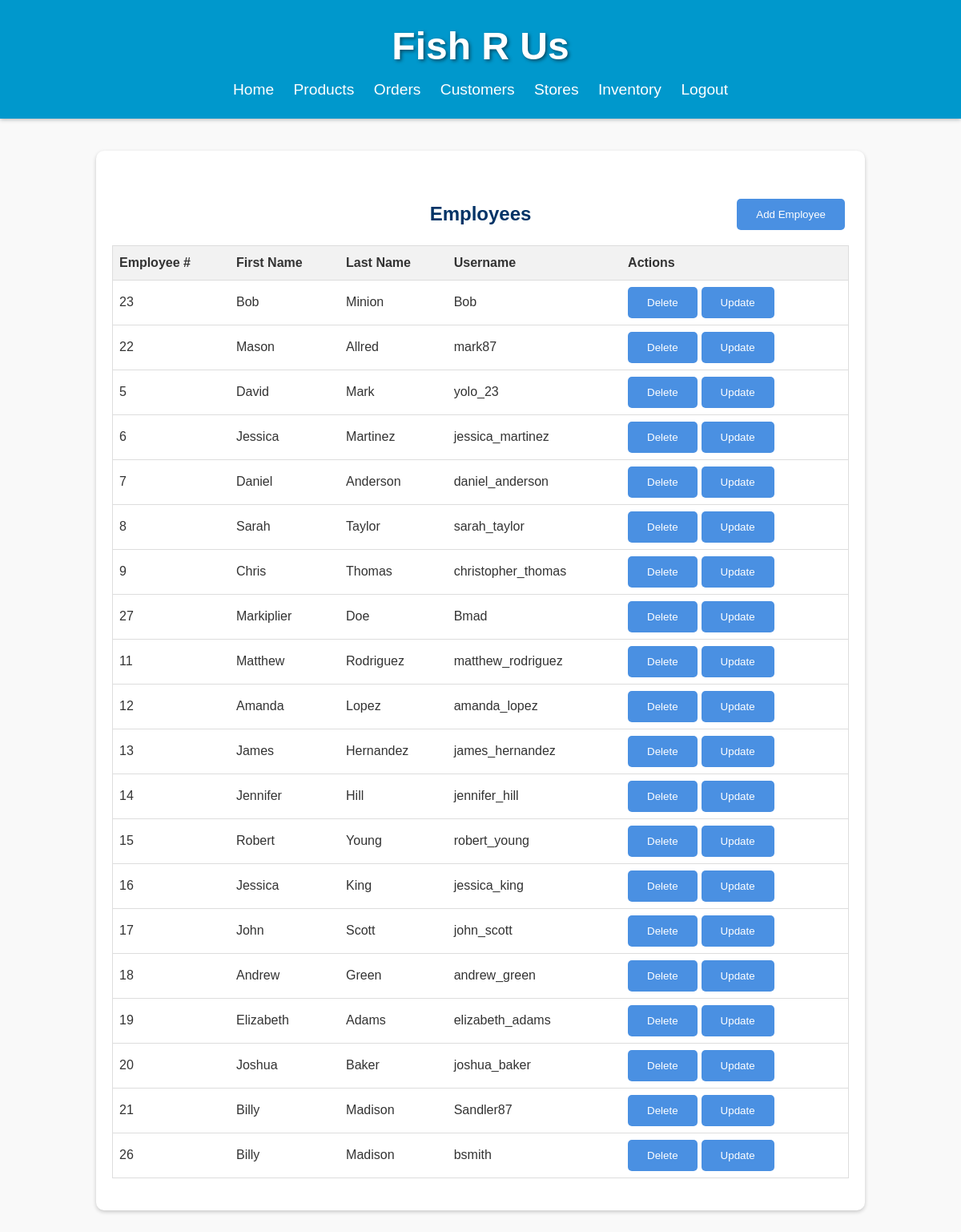
Screenshot of /Employees.php (signed in) with the database file from the repository.
### tables this page shows
CREATE TABLE IF NOT EXISTS `employee` (
  `Employee_ID` int NOT NULL AUTO_INCREMENT,
  `Surname` varchar(20) NOT NULL,
  `Forename` varchar(20) NOT NULL,
  `Username` varchar(30) NOT NULL,
  `Password` varchar(250) NOT NULL,
  `Role_ID` varchar(20) NOT NULL,
  PRIMARY KEY (`Employee_ID`)
);

### Employees.php (the view, shortened to what this page needs)
<!DOCTYPE html>
<?php
require_once 'checksession.php';
?>
<html lang="en">
<head>
    <link rel="stylesheet" href="styles.css">
</head>
<body>
    <header>
        <h1>Fish R Us</h1>
        <nav>
            <ul>
                <li><a href="Homepage.php">Home</a></li>
                <li><a href="Products.php">Products</a></li>
                <li><a href="Orders.php">Orders</a></li>
                <li><a href="Customers.php">Customers</a></li>
                <li><a href="Stores.php">Stores</a></li>
				<li><a href="Inventory.php">Inventory</a></li>
                <li><a href="Logout.php">Logout</a></li>
            </ul>
        </nav>
    </header>
    <section id="employees">
        <div class="container">
            <div class="table-container">
                <h2 style="text-align: center;">Employees</h2>
                <div style='position: absolute; top: 0; right: 0; margin: 0px;'>
                    <form method='get' action='Add_Employee.php'>
                        <button type='submit'>Add Employee</button>
                    </form>
                </div>
                <table>
                    <tbody>
<?php
$conn = new mysqli($hn, $un, $pw, $db);
$query = "SELECT `Employee_ID`, `Surname`, `Forename`, `Username` FROM employee";
$result = $conn->query($query);
echo "<table>";
echo "<thead>";
echo "<tr>";
echo "<th>Employee #</th>";
echo "<th>First Name</th>";
echo "<th>Last Name</th>";
echo "<th>Username</th>";
echo "<th>Actions</th>";
echo "</tr>";
echo "</thead>";
echo "<tbody>";
while ($row = $result->fetch_assoc()) {
    echo "<tr>";
    echo "<td>" . $row['Employee_ID'] . "</td>";
    echo "<td>" . $row['Surname'] . "</td>";
    echo "<td>" . $row['Forename'] . "</td>";
    echo "<td>" . $row['Username'] . "</td>";
    echo "<td>";
    echo "<form style='display: inline-block;' method='post' action='" . htmlspecialchars($_SERVER["PHP_SELF"]) . "'>";
    echo "<button type='submit'>Delete</button>";
    echo "</form>";
    echo "<form style='display: inline-block;' method='get' action='Update_Employee.php'>";
    echo "<button type='submit'>Update</button>";
    echo "</form>";
    echo "</td>";
    echo "</tr>";
}
echo "</tbody>";
echo "</table>";
?>

### styles.css (style rules this page uses)
* { margin: 0; padding: 0; box-sizing: border-box; }
body { font-family: Arial, sans-serif; line-height: 1.6; background-color: #f9f9f9; color: #333; }
header { background-color: #0098CC; color: #fff; padding: 20px 0; text-align: center; box-shadow: 0 1px 5px rgba(0, 0, 0, 0.3); }
header h1 { font-size: 3em; text-shadow: 2px 2px 4px rgba(0, 0, 0, 0.5); }
nav ul { list-style: none; }
nav ul li { display: inline; margin: 0 10px; }
nav ul li a { color: #fff; text-decoration: none; font-size: 1.2em; }
.container { width: 80%; margin: auto; padding: 20px; background-color: #fff; border-radius: 10px; box-shadow: 0 2px 5px rgba(0, 0, 0, 0.2); padding-top: 40px; }
section { padding: 40px 0; margin-bottom: 40px; }
section h2 { margin-bottom: 20px; color: #003366; }
button[type="submit"] { padding: 12px 24px; background-color: #4a90e2; color: #fff; border: none; border-radius: 5px; cursor: pointer; display: block; margin: auto; }

### Employees.php (style rules this page uses)
.table-container { width: auto; margin: 20px auto; position: relative; }
table { width: 100%; border-collapse: collapse; border: 1px solid #ddd; }
th, td { padding: 8px; text-align: left; border-bottom: 1px solid #ddd; }
th { background-color: #f2f2f2; }
form { margin-right: 5px; }

### rows the page displays
employee: Employee_ID "23", Surname "Bob", Forename "Minion", Username "Bob"
employee: Employee_ID "22", Surname "Mason", Forename "Allred", Username "mark87"
employee: Employee_ID "5", Surname "David", Forename "Mark", Username "yolo_23"
employee: Employee_ID "6", Surname "Jessica", Forename "Martinez", Username "jessica_martinez"
employee: Employee_ID "7", Surname "Daniel", Forename "Anderson", Username "daniel_anderson"
employee: Employee_ID "8", Surname "Sarah", Forename "Taylor", Username "sarah_taylor"
employee: Employee_ID "9", Surname "Chris", Forename "Thomas", Username "christopher_thomas"
employee: Employee_ID "27", Surname "Markiplier", Forename "Doe", Username "Bmad"
employee: Employee_ID "11", Surname "Matthew", Forename "Rodriguez", Username "matthew_rodriguez"
employee: Employee_ID "12", Surname "Amanda", Forename "Lopez", Username "amanda_lopez"
employee: Employee_ID "13", Surname "James", Forename "Hernandez", Username "james_hernandez"
employee: Employee_ID "14", Surname "Jennifer", Forename "Hill", Username "jennifer_hill"
employee: Employee_ID "15", Surname "Robert", Forename "Young", Username "robert_young"
employee: Employee_ID "16", Surname "Jessica", Forename "King", Username "jessica_king"
employee: Employee_ID "17", Surname "John", Forename "Scott", Username "john_scott"
employee: Employee_ID "18", Surname "Andrew", Forename "Green", Username "andrew_green"
employee: Employee_ID "19", Surname "Elizabeth", Forename "Adams", Username "elizabeth_adams"
employee: Employee_ID "20", Surname "Joshua", Forename "Baker", Username "joshua_baker"
employee: Employee_ID "21", Surname "Billy", Forename "Madison", Username "Sandler87"
employee: Employee_ID "26", Surname "Billy", Forename "Madison", Username "bsmith"
